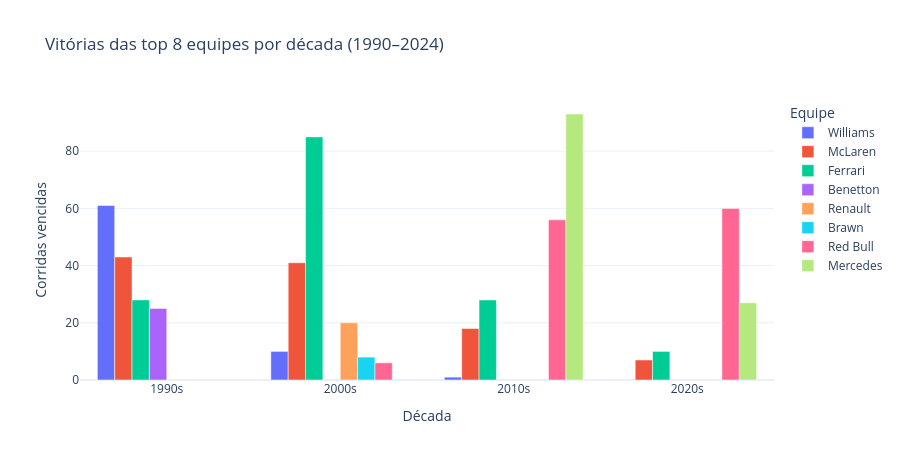
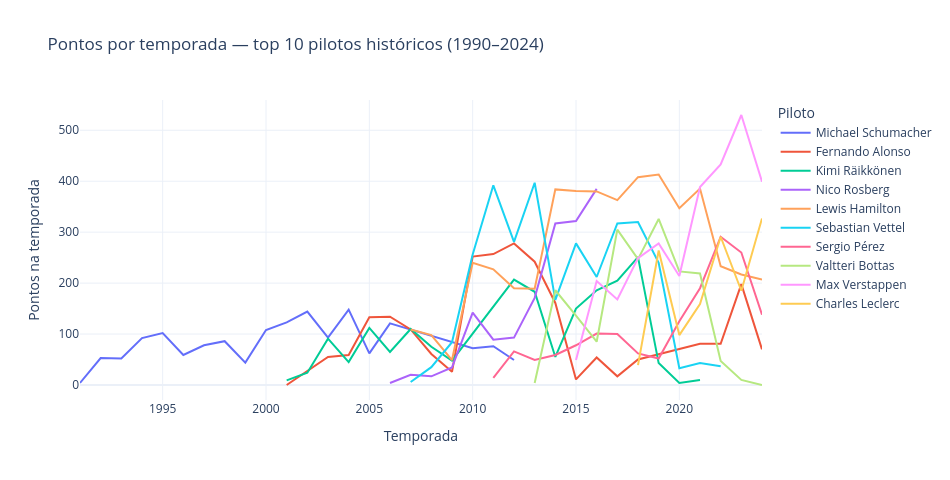

Source (notebook cell) for these figures, in order:
### Markdown cell above
## Dominância por era e evolução de pontos

Quais equipes e pilotos dominaram cada período? O agrupamento por décadas revela mudanças de poder que o acumulado histórico esconde — por exemplo, a Ferrari dominou os anos 2000 mas foi irrelevante nos anos 2010.

### Code cell
# vitórias das top 8 equipes por década
top8_equipes = (
    df[df["is_winner"] == True]["constructor_name"]
    .value_counts()
    .head(8)
    .index.tolist()
)
vit_decada = (
    df[(df["is_winner"] == True) & (df["constructor_name"].isin(top8_equipes))]
    .groupby(["decade", "constructor_name"], observed=True)
    .size()
    .reset_index(name="vitorias")
    .sort_values(["decade", "vitorias"], ascending=[True, False])
)

fig_decada = px.bar(
    vit_decada,
    x="decade",
    y="vitorias",
    color="constructor_name",
    barmode="group",
    title="Vitórias das top 8 equipes por década (1990–2024)",
    labels={"decade": "Década", "vitorias": "Corridas vencidas", "constructor_name": "Equipe"},
)
fig_decada.update_layout(
    template="plotly_white", width=900, height=460, legend_title="Equipe"
)
fig_decada.show()

# pontos acumulados por temporada: top 10 pilotos históricos
top10_ids = (
    df.groupby("driverId")["points"]
    .sum()
    .nlargest(10)
    .index
)
pts_ano = (
    df[df["driverId"].isin(top10_ids)]
    .groupby(["year", "full_name"])["points"]
    .sum()
    .reset_index()
)

fig_pts = px.line(
    pts_ano,
    x="year",
    y="points",
    color="full_name",
    title="Pontos por temporada — top 10 pilotos históricos (1990–2024)",
    labels={"year": "Temporada", "points": "Pontos na temporada", "full_name": "Piloto"},
)
fig_pts.update_layout(
    template="plotly_white", width=950, height=480, legend_title="Piloto"
)
fig_pts.show()

### Figure 1 — Plotly figure (JSON) as saved in the notebook; plotly's stock layout.template omitted (floating-point values rounded to 4 significant figures)
{"data": [{"alignmentgroup": "True", "hovertemplate": "Equipe=Williams<br>Década=%{x}<br>Corridas vencidas=%{y}<extra></extra>", "legendgroup": "Williams", "marker": {"color": "#636efa", "pattern": {"shape": ""}}, "name": "Williams", "offsetgroup": "Williams", "orientation": "v", "showlegend": true, "textposition": "auto", "type": "bar", "x": ["1990s", "2000s", "2010s"], "xaxis": "x", "y": [61, 10, 1], "yaxis": "y"}, {"alignmentgroup": "True", "hovertemplate": "Equipe=McLaren<br>Década=%{x}<br>Corridas vencidas=%{y}<extra></extra>", "legendgroup": "McLaren", "marker": {"color": "#EF553B", "pattern": {"shape": ""}}, "name": "McLaren", "offsetgroup": "McLaren", "orientation": "v", "showlegend": true, "textposition": "auto", "type": "bar", "x": ["1990s", "2000s", "2010s", "2020s"], "xaxis": "x", "y": [43, 41, 18, 7], "yaxis": "y"}, {"alignmentgroup": "True", "hovertemplate": "Equipe=Ferrari<br>Década=%{x}<br>Corridas vencidas=%{y}<extra></extra>", "legendgroup": "Ferrari", "marker": {"color": "#00cc96", "pattern": {"shape": ""}}, "name": "Ferrari", "offsetgroup": "Ferrari", "orientation": "v", "showlegend": true, "textposition": "auto", "type": "bar", "x": ["1990s", "2000s", "2010s", "2020s"], "xaxis": "x", "y": [28, 85, 28, 10], "yaxis": "y"}, {"alignmentgroup": "True", "hovertemplate": "Equipe=Benetton<br>Década=%{x}<br>Corridas vencidas=%{y}<extra></extra>", "legendgroup": "Benetton", "marker": {"color": "#ab63fa", "pattern": {"shape": ""}}, "name": "Benetton", "offsetgroup": "Benetton", "orientation": "v", "showlegend": true, "textposition": "auto", "type": "bar", "x": ["1990s"], "xaxis": "x", "y": [25], "yaxis": "y"}, {"alignmentgroup": "True", "hovertemplate": "Equipe=Renault<br>Década=%{x}<br>Corridas vencidas=%{y}<extra></extra>", "legendgroup": "Renault", "marker": {"color": "#FFA15A", "pattern": {"shape": ""}}, "name": "Renault", "offsetgroup": "Renault", "orientation": "v", "showlegend": true, "textposition": "auto", "type": "bar", "x": ["2000s"], "xaxis": "x", "y": [20], "yaxis": "y"}, {"alignmentgroup": "True", "hovertemplate": "Equipe=Brawn<br>Década=%{x}<br>Corridas vencidas=%{y}<extra></extra>", "legendgroup": "Brawn", "marker": {"color": "#19d3f3", "pattern": {"shape": ""}}, "name": "Brawn", "offsetgroup": "Brawn", "orientation": "v", "showlegend": true, "textposition": "auto", "type": "bar", "x": ["2000s"], "xaxis": "x", "y": [8], "yaxis": "y"}, {"alignmentgroup": "True", "hovertemplate": "Equipe=Red Bull<br>Década=%{x}<br>Corridas vencidas=%{y}<extra></extra>", "legendgroup": "Red Bull", "marker": {"color": "#FF6692", "pattern": {"shape": ""}}, "name": "Red Bull", "offsetgroup": "Red Bull", "orientation": "v", "showlegend": true, "textposition": "auto", "type": "bar", "x": ["2000s", "2010s", "2020s"], "xaxis": "x", "y": [6, 56, 60], "yaxis": "y"}, {"alignmentgroup": "True", "hovertemplate": "Equipe=Mercedes<br>Década=%{x}<br>Corridas vencidas=%{y}<extra></extra>", "legendgroup": "Mercedes", "marker": {"color": "#B6E880", "pattern": {"shape": ""}}, "name": "Mercedes", "offsetgroup": "Mercedes", "orientation": "v", "showlegend": true, "textposition": "auto", "type": "bar", "x": ["2010s", "2020s"], "xaxis": "x", "y": [93, 27], "yaxis": "y"}], "layout": {"barmode": "group", "height": 460, "legend": {"title": {"text": "Equipe"}, "tracegroupgap": 0}, "title": {"text": "Vitórias das top 8 equipes por década (1990–2024)"}, "width": 900, "xaxis": {"anchor": "y", "domain": [0, 1], "title": {"text": "Década"}}, "yaxis": {"anchor": "x", "domain": [0, 1], "title": {"text": "Corridas vencidas"}}}}

### Figure 2 — Plotly figure (JSON) as saved in the notebook; plotly's stock layout.template omitted (floating-point values rounded to 4 significant figures)
{"data": [{"hovertemplate": "Piloto=Michael Schumacher<br>Temporada=%{x}<br>Pontos na temporada=%{y}<extra></extra>", "legendgroup": "Michael Schumacher", "line": {"color": "#636efa", "dash": "solid"}, "marker": {"symbol": "circle"}, "mode": "lines", "name": "Michael Schumacher", "orientation": "v", "showlegend": true, "type": "scatter", "x": [1991, 1992, 1993, 1994, 1995, 1996, 1997, 1998, 1999, 2000, 2001, 2002, 2003, 2004, 2005, 2006, 2010, 2011, 2012], "xaxis": "x", "y": [4.0, 53.0, 52.0, 92.0, 102.0, 59.0, 78.0, 86.0, 44.0, 108.0, 123.0, 144.0, 93.0, 148.0, 62.0, 121.0, 72.0, 76.0, 49.0], "yaxis": "y"}, {"hovertemplate": "Piloto=Fernando Alonso<br>Temporada=%{x}<br>Pontos na temporada=%{y}<extra></extra>", "legendgroup": "Fernando Alonso", "line": {"color": "#EF553B", "dash": "solid"}, "marker": {"symbol": "circle"}, "mode": "lines", "name": "Fernando Alonso", "orientation": "v", "showlegend": true, "type": "scatter", "x": [2001, 2003, 2004, 2005, 2006, 2007, 2008, 2009, 2010, 2011, 2012, 2013, 2014, 2015, 2016, 2017, 2018, 2021, 2022, 2023, 2024], "xaxis": "x", "y": [0.0, 55.0, 59.0, 133.0, 134.0, 109.0, 61.0, 26.0, 252.0, 257.0, 278.0, 242.0, 161.0, 11.0, 54.0, 17.0, 50.0, 81.0, 81.0, 198.0, 70.0], "yaxis": "y"}, {"hovertemplate": "Piloto=Kimi Räikkönen<br>Temporada=%{x}<br>Pontos na temporada=%{y}<extra></extra>", "legendgroup": "Kimi Räikkönen", "line": {"color": "#00cc96", "dash": "solid"}, "marker": {"symbol": "circle"}, "mode": "lines", "name": "Kimi Räikkönen", "orientation": "v", "showlegend": true, "type": "scatter", "x": [2001, 2002, 2003, 2004, 2005, 2006, 2007, 2008, 2009, 2012, 2013, 2014, 2015, 2016, 2017, 2018, 2019, 2020, 2021], "xaxis": "x", "y": [9.0, 24.0, 91.0, 45.0, 112.0, 65.0, 110.0, 75.0, 48.0, 207.0, 183.0, 55.0, 150.0, 186.0, 205.0, 251.0, 43.0, 4.0, 10.0], "yaxis": "y"}, {"hovertemplate": "Piloto=Nico Rosberg<br>Temporada=%{x}<br>Pontos na temporada=%{y}<extra></extra>", "legendgroup": "Nico Rosberg", "line": {"color": "#ab63fa", "dash": "solid"}, "marker": {"symbol": "circle"}, "mode": "lines", "name": "Nico Rosberg", "orientation": "v", "showlegend": true, "type": "scatter", "x": [2006, 2007, 2008, 2009, 2010, 2011, 2012, 2013, 2014, 2015, 2016], "xaxis": "x", "y": [4.0, 20.0, 17.0, 34.5, 142.0, 89.0, 93.0, 171.0, 317.0, 322.0, 385.0], "yaxis": "y"}, {"hovertemplate": "Piloto=Lewis Hamilton<br>Temporada=%{x}<br>Pontos na temporada=%{y}<extra></extra>", "legendgroup": "Lewis Hamilton", "line": {"color": "#FFA15A", "dash": "solid"}, "marker": {"symbol": "circle"}, "mode": "lines", "name": "Lewis Hamilton", "orientation": "v", "showlegend": true, "type": "scatter", "x": [2007, 2008, 2009, 2010, 2011, 2012, 2013, 2014, 2015, 2016, 2017, 2018, 2019, 2020, 2021, 2022, 2023, 2024], "xaxis": "x", "y": [109.0, 98.0, 49.0, 240.0, 227.0, 190.0, 189.0, 384.0, 381.0, 380.0, 363.0, 408.0, 413.0, 347.0, 385.5, 233.0, 217.0, 207.0], "yaxis": "y"}, {"hovertemplate": "Piloto=Sebastian Vettel<br>Temporada=%{x}<br>Pontos na temporada=%{y}<extra></extra>", "legendgroup": "Sebastian Vettel", "line": {"color": "#19d3f3", "dash": "solid"}, "marker": {"symbol": "circle"}, "mode": "lines", "name": "Sebastian Vettel", "orientation": "v", "showlegend": true, "type": "scatter", "x": [2007, 2008, 2009, 2010, 2011, 2012, 2013, 2014, 2015, 2016, 2017, 2018, 2019, 2020, 2021, 2022], "xaxis": "x", "y": [6.0, 35.0, 84.0, 256.0, 392.0, 281.0, 397.0, 167.0, 278.0, 212.0, 317.0, 320.0, 240.0, 33.0, 43.0, 37.0], "yaxis": "y"}, {"hovertemplate": "Piloto=Sergio Pérez<br>Temporada=%{x}<br>Pontos na temporada=%{y}<extra></extra>", "legendgroup": "Sergio Pérez", "line": {"color": "#FF6692", "dash": "solid"}, "marker": {"symbol": "circle"}, "mode": "lines", "name": "Sergio Pérez", "orientation": "v", "showlegend": true, "type": "scatter", "x": [2011, 2012, 2013, 2014, 2015, 2016, 2017, 2018, 2019, 2020, 2021, 2022, 2023, 2024], "xaxis": "x", "y": [14.0, 66.0, 49.0, 59.0, 78.0, 101.0, 100.0, 62.0, 52.0, 125.0, 190.0, 291.0, 260.0, 138.0], "yaxis": "y"}, {"hovertemplate": "Piloto=Valtteri Bottas<br>Temporada=%{x}<br>Pontos na temporada=%{y}<extra></extra>", "legendgroup": "Valtteri Bottas", "line": {"color": "#B6E880", "dash": "solid"}, "marker": {"symbol": "circle"}, "mode": "lines", "name": "Valtteri Bottas", "orientation": "v", "showlegend": true, "type": "scatter", "x": [2013, 2014, 2015, 2016, 2017, 2018, 2019, 2020, 2021, 2022, 2023, 2024], "xaxis": "x", "y": [4.0, 186.0, 136.0, 85.0, 305.0, 247.0, 326.0, 223.0, 219.0, 47.0, 10.0, 0.0], "yaxis": "y"}, {"hovertemplate": "Piloto=Max Verstappen<br>Temporada=%{x}<br>Pontos na temporada=%{y}<extra></extra>", "legendgroup": "Max Verstappen", "line": {"color": "#FF97FF", "dash": "solid"}, "marker": {"symbol": "circle"}, "mode": "lines", "name": "Max Verstappen", "orientation": "v", "showlegend": true, "type": "scatter", "x": [2015, 2016, 2017, 2018, 2019, 2020, 2021, 2022, 2023, 2024], "xaxis": "x", "y": [49.0, 204.0, 168.0, 249.0, 278.0, 214.0, 388.5, 433.0, 530.0, 399.0], "yaxis": "y"}, {"hovertemplate": "Piloto=Charles Leclerc<br>Temporada=%{x}<br>Pontos na temporada=%{y}<extra></extra>", "legendgroup": "Charles Leclerc", "line": {"color": "#FECB52", "dash": "solid"}, "marker": {"symbol": "circle"}, "mode": "lines", "name": "Charles Leclerc", "orientation": "v", "showlegend": true, "type": "scatter", "x": [2018, 2019, 2020, 2021, 2022, 2023, 2024], "xaxis": "x", "y": [39.0, 264.0, 98.0, 159.0, 291.0, 185.0, 327.0], "yaxis": "y"}], "layout": {"height": 480, "legend": {"title": {"text": "Piloto"}, "tracegroupgap": 0}, "title": {"text": "Pontos por temporada — top 10 pilotos históricos (1990–2024)"}, "width": 950, "xaxis": {"anchor": "y", "domain": [0, 1], "title": {"text": "Temporada"}}, "yaxis": {"anchor": "x", "domain": [0, 1], "title": {"text": "Pontos na temporada"}}}}
